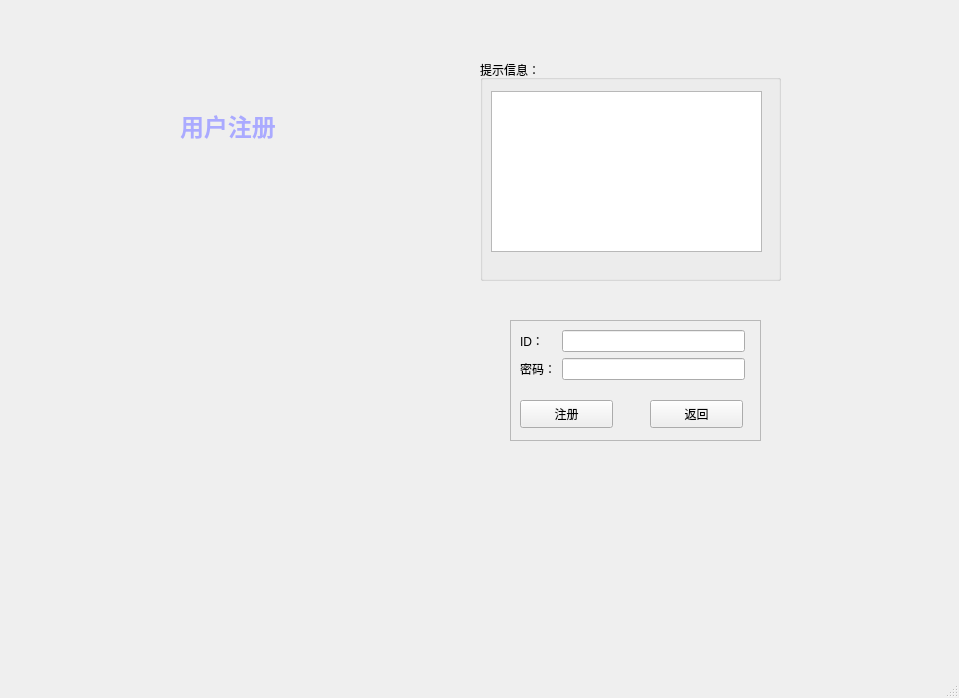
<?xml version="1.0" encoding="UTF-8"?>
<ui version="4.0">
 <class>logit</class>
 <widget class="QMainWindow" name="logit">
  <property name="geometry">
   <rect>
    <x>0</x>
    <y>0</y>
    <width>959</width>
    <height>698</height>
   </rect>
  </property>
  <property name="windowTitle">
   <string>logit</string>
  </property>
  <widget class="QWidget" name="centralwidget">
   <widget class="QStackedWidget" name="stackedWidget">
    <property name="geometry">
     <rect>
      <x>50</x>
      <y>10</y>
      <width>891</width>
      <height>631</height>
     </rect>
    </property>
    <property name="currentIndex">
     <number>0</number>
    </property>
    <widget class="QWidget" name="page">
     <widget class="QGroupBox" name="groupBox">
      <property name="geometry">
       <rect>
        <x>430</x>
        <y>50</y>
        <width>301</width>
        <height>221</height>
       </rect>
      </property>
      <property name="title">
       <string>提示信息：</string>
      </property>
      <widget class="QTextBrowser" name="textBrowser">
       <property name="geometry">
        <rect>
         <x>11</x>
         <y>31</y>
         <width>271</width>
         <height>161</height>
        </rect>
       </property>
      </widget>
     </widget>
     <widget class="QFrame" name="frame">
      <property name="geometry">
       <rect>
        <x>460</x>
        <y>310</y>
        <width>251</width>
        <height>121</height>
       </rect>
      </property>
      <property name="frameShape">
       <enum>QFrame::StyledPanel</enum>
      </property>
      <property name="frameShadow">
       <enum>QFrame::Raised</enum>
      </property>
      <widget class="QPushButton" name="pushButton_register2">
       <property name="geometry">
        <rect>
         <x>10</x>
         <y>80</y>
         <width>93</width>
         <height>28</height>
        </rect>
       </property>
       <property name="text">
        <string>注册</string>
       </property>
      </widget>
      <widget class="QPushButton" name="Button_back">
       <property name="geometry">
        <rect>
         <x>140</x>
         <y>80</y>
         <width>93</width>
         <height>28</height>
        </rect>
       </property>
       <property name="text">
        <string>返回</string>
       </property>
      </widget>
      <widget class="QWidget" name="layoutWidget">
       <property name="geometry">
        <rect>
         <x>10</x>
         <y>10</y>
         <width>225</width>
         <height>51</height>
        </rect>
       </property>
       <layout class="QGridLayout" name="gridLayout">
        <item row="0" column="0">
         <widget class="QLabel" name="label">
          <property name="text">
           <string>ID：</string>
          </property>
         </widget>
        </item>
        <item row="0" column="1">
         <widget class="QLineEdit" name="lineEdit_ID2"/>
        </item>
        <item row="1" column="0">
         <widget class="QLabel" name="label_2">
          <property name="text">
           <string>密码：</string>
          </property>
         </widget>
        </item>
        <item row="1" column="1">
         <widget class="QLineEdit" name="lineEdit_password2"/>
        </item>
       </layout>
      </widget>
     </widget>
     <widget class="QLabel" name="label_4">
      <property name="geometry">
       <rect>
        <x>-10</x>
        <y>10</y>
        <width>911</width>
        <height>721</height>
       </rect>
      </property>
      <property name="text">
       <string/>
      </property>
      <property name="pixmap">
       <pixmap resource="resources.qrc">:/reses/res/backgroud/bac_cat2.jpg</pixmap>
      </property>
      <property name="scaledContents">
       <bool>true</bool>
      </property>
     </widget>
     <widget class="QLabel" name="label_10">
      <property name="geometry">
       <rect>
        <x>130</x>
        <y>40</y>
        <width>201</width>
        <height>151</height>
       </rect>
      </property>
      <property name="text">
       <string>&lt;html&gt;&lt;head/&gt;&lt;body&gt;&lt;p&gt;&lt;span style=&quot; font-size:18pt; font-weight:600; color:#aaaaff;&quot;&gt;用户注册&lt;/span&gt;&lt;/p&gt;&lt;/body&gt;&lt;/html&gt;</string>
      </property>
     </widget>
     <zorder>label_4</zorder>
     <zorder>groupBox</zorder>
     <zorder>frame</zorder>
     <zorder>label_10</zorder>
    </widget>
    <widget class="QWidget" name="page_2">
     <widget class="QGroupBox" name="groupBox_2">
      <property name="geometry">
       <rect>
        <x>460</x>
        <y>70</y>
        <width>301</width>
        <height>221</height>
       </rect>
      </property>
      <property name="title">
       <string>提示信息：</string>
      </property>
      <widget class="QTextBrowser" name="text_logitInfo">
       <property name="geometry">
        <rect>
         <x>20</x>
         <y>30</y>
         <width>271</width>
         <height>161</height>
        </rect>
       </property>
      </widget>
     </widget>
     <widget class="QFrame" name="frame_2">
      <property name="geometry">
       <rect>
        <x>400</x>
        <y>350</y>
        <width>311</width>
        <height>121</height>
       </rect>
      </property>
      <property name="frameShape">
       <enum>QFrame::StyledPanel</enum>
      </property>
      <property name="frameShadow">
       <enum>QFrame::Raised</enum>
      </property>
      <widget class="QPushButton" name="Button_logit">
       <property name="geometry">
        <rect>
         <x>90</x>
         <y>80</y>
         <width>93</width>
         <height>28</height>
        </rect>
       </property>
       <property name="text">
        <string>登录</string>
       </property>
      </widget>
      <widget class="QLabel" name="labelUserHead">
       <property name="geometry">
        <rect>
         <x>10</x>
         <y>10</y>
         <width>61</width>
         <height>61</height>
        </rect>
       </property>
       <property name="text">
        <string/>
       </property>
       <property name="pixmap">
        <pixmap resource="resources.qrc">:/reses/res/icons/icon_cat8.jpg</pixmap>
       </property>
       <property name="scaledContents">
        <bool>true</bool>
       </property>
      </widget>
      <widget class="QPushButton" name="Button_register">
       <property name="geometry">
        <rect>
         <x>210</x>
         <y>80</y>
         <width>93</width>
         <height>28</height>
        </rect>
       </property>
       <property name="text">
        <string>注册</string>
       </property>
      </widget>
      <widget class="QLineEdit" name="lineEdit_ID">
       <property name="geometry">
        <rect>
         <x>130</x>
         <y>12</y>
         <width>171</width>
         <height>21</height>
        </rect>
       </property>
       <property name="placeholderText">
        <string>用户名</string>
       </property>
      </widget>
      <widget class="QLabel" name="label_5">
       <property name="geometry">
        <rect>
         <x>78</x>
         <y>40</y>
         <width>45</width>
         <height>16</height>
        </rect>
       </property>
       <property name="text">
        <string>密码：</string>
       </property>
      </widget>
      <widget class="QLabel" name="label_3">
       <property name="geometry">
        <rect>
         <x>78</x>
         <y>12</y>
         <width>31</width>
         <height>16</height>
        </rect>
       </property>
       <property name="text">
        <string>ID：</string>
       </property>
      </widget>
      <widget class="QLineEdit" name="lineEdit_password">
       <property name="geometry">
        <rect>
         <x>130</x>
         <y>40</y>
         <width>171</width>
         <height>21</height>
        </rect>
       </property>
      </widget>
     </widget>
     <widget class="QFrame" name="frame_3">
      <property name="geometry">
       <rect>
        <x>70</x>
        <y>100</y>
        <width>311</width>
        <height>211</height>
       </rect>
      </property>
      <property name="frameShape">
       <enum>QFrame::StyledPanel</enum>
      </property>
      <property name="frameShadow">
       <enum>QFrame::Raised</enum>
      </property>
      <widget class="QPushButton" name="Button_connect">
       <property name="geometry">
        <rect>
         <x>100</x>
         <y>120</y>
         <width>121</width>
         <height>61</height>
        </rect>
       </property>
       <property name="text">
        <string>连接</string>
       </property>
      </widget>
      <widget class="QWidget" name="layoutWidget">
       <property name="geometry">
        <rect>
         <x>10</x>
         <y>11</y>
         <width>285</width>
         <height>79</height>
        </rect>
       </property>
       <layout class="QGridLayout" name="gridLayout_3">
        <item row="0" column="0">
         <widget class="QLabel" name="label_6">
          <property name="text">
           <string>IP地址：</string>
          </property>
         </widget>
        </item>
        <item row="0" column="1">
         <widget class="QLineEdit" name="lineEdit_IP"/>
        </item>
        <item row="1" column="0">
         <widget class="QLabel" name="label_7">
          <property name="text">
           <string>信息传输端口：</string>
          </property>
         </widget>
        </item>
        <item row="1" column="1">
         <widget class="QLineEdit" name="lineEdit_info"/>
        </item>
        <item row="2" column="0">
         <widget class="QLabel" name="label_8">
          <property name="text">
           <string>文件传输端口：</string>
          </property>
         </widget>
        </item>
        <item row="2" column="1">
         <widget class="QLineEdit" name="lineEdit_file"/>
        </item>
       </layout>
      </widget>
     </widget>
     <widget class="QGroupBox" name="groupBox_3">
      <property name="geometry">
       <rect>
        <x>20</x>
        <y>360</y>
        <width>301</width>
        <height>221</height>
       </rect>
      </property>
      <property name="title">
       <string>提示信息：</string>
      </property>
      <widget class="QTextBrowser" name="text_logitInfo_5">
       <property name="geometry">
        <rect>
         <x>20</x>
         <y>30</y>
         <width>271</width>
         <height>161</height>
        </rect>
       </property>
      </widget>
     </widget>
    </widget>
   </widget>
  </widget>
  <widget class="QMenuBar" name="menubar">
   <property name="geometry">
    <rect>
     <x>0</x>
     <y>0</y>
     <width>959</width>
     <height>26</height>
    </rect>
   </property>
  </widget>
  <widget class="QStatusBar" name="statusbar"/>
 </widget>
 <resources>
  <include location="resources.qrc"/>
 </resources>
 <connections/>
</ui>
